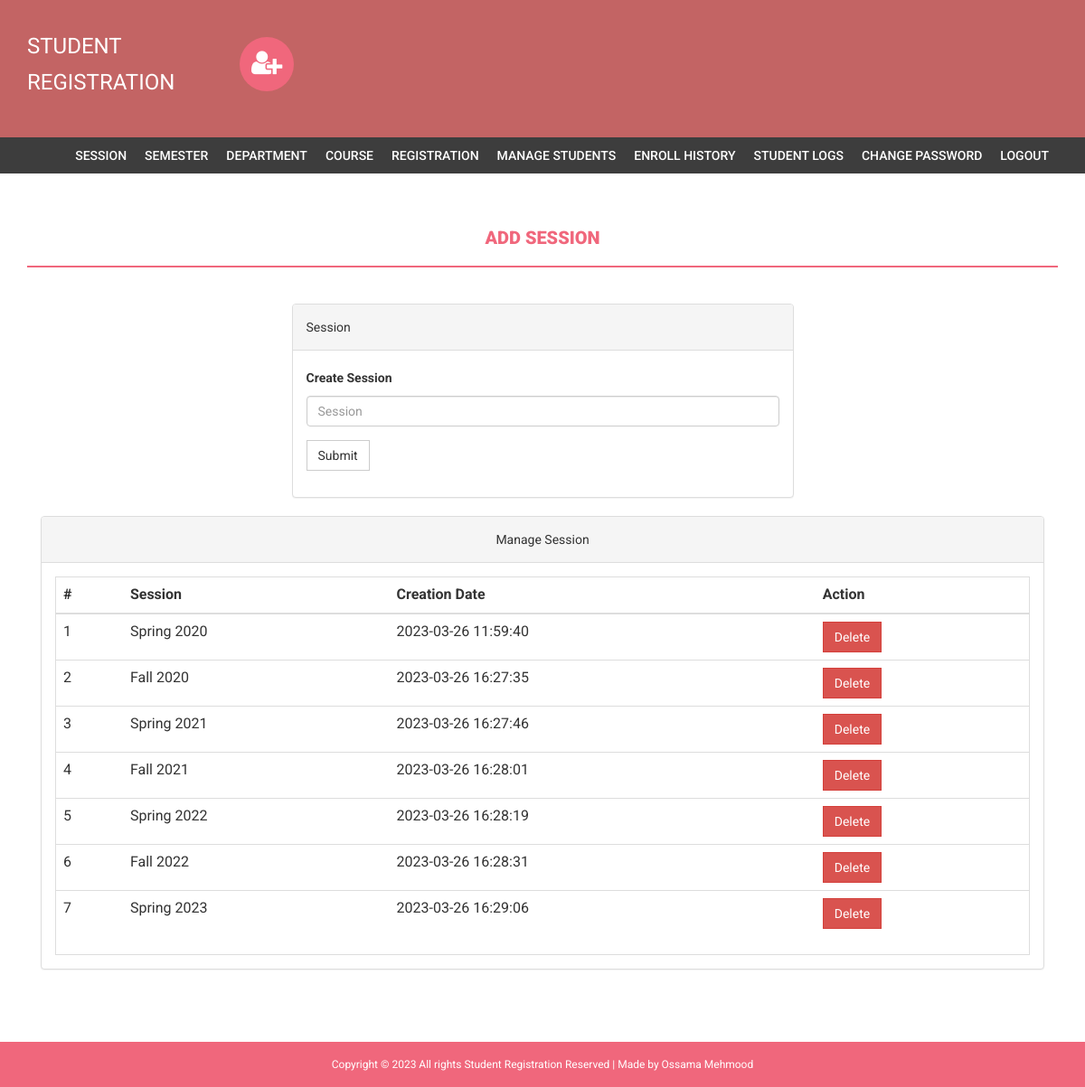
Page /admin/session.php (signed in) on the committed database.
### tables this page shows
CREATE TABLE `session` (
  `id` int(11) NOT NULL,
  `session` varchar(255) NOT NULL,
  `creationDate` timestamp NOT NULL DEFAULT current_timestamp()
);

### admin/session.php (the view, shortened to what this page needs)
<?php
if(strlen($_SESSION['alogin'])==0)
    {
header('location:index.php');
}
else{
?>
<!DOCTYPE html>
<html xmlns="http://www.w3.org/1999/xhtml">
<head>
    <link href="assets/css/bootstrap.css" rel="stylesheet" />
    <link href="assets/css/font-awesome.css" rel="stylesheet" />
    <link href="assets/css/style.css" rel="stylesheet" />
</head>
<body>
<?php include('includes/header.php');?>
<?php if($_SESSION['alogin']!="")
{
 include('includes/menubar.php');
}
 ?>
    <div class="content-wrapper">
        <div class="container">
              <div class="row">
                    <div class="col-md-12">
                        <h1 class="page-head-line">Add session  </h1>
                    </div>
                </div>
                <div class="row" >
                  <div class="col-md-3"></div>
                    <div class="col-md-6">
                        <div class="panel panel-default">
                        <div class="panel-heading">
                           Session
                        </div>
                        <div class="panel-body">
                       <form name="session" method="post">
   <div class="form-group">
    <label for="session">Create Session </label>
    <input type="text" class="form-control" id="sesssion" name="sesssion" placeholder="Session" />
  </div>
 <button type="submit" name="submit" class="btn btn-default">Submit</button>
</form>
                            </div>
                            </div>
                    </div>
                </div>
                <div class="col-md-12">
                    <div class="panel panel-default">
                        <div class="panel-heading">
                            Manage Session
                        </div>
                        <div class="panel-body">
                            <div class="table-responsive table-bordered">
                                <table class="table">
                                    <thead>
                                        <tr>
                                            <th>#</th>
                                            <th>Session</th>
                                            <th>Creation Date</th>
                                            <th>Action</th>
                                        </tr>
                                    </thead>
                                    <tbody>
<?php
$sql=mysqli_query($bd, "select * from session");
$cnt=1;
while($row=mysqli_fetch_array($sql))
{
?>
                                        <tr>
                                            <td><?php echo $cnt;?></td>
                                            <td><?php echo htmlentities($row['session']);?></td>
                                            <td><?php echo htmlentities($row['creationDate']);?></td>
                                            <td>
  <a href="session.php?id=<?php echo $row['id']?>&del=delete" onClick="return confirm('Are you sure you want to delete?')">
                                            <button class="btn btn-danger">Delete</button>
</a>
                                            </td>
                                        </tr>
<?php
$cnt++;
} ?>
                                    </tbody>
                                </table>
                            </div>
                        </div>
                    </div>
                </div>
            </div>
        </div>
  <?php include('includes/footer.php');?>
</body>
</html>
<?php } ?>

### admin/assets/css/style.css (style rules this page uses)
body { font-family: 'Roboto', sans-serif; line-height: 30px; }
.content-wrapper { margin-top: 40px; min-height: 600px; padding-bottom: 60px; }
.page-head-line { font-weight: 900; padding-bottom: 20px; border-bottom: 2px solid #F0677C; text-transform: uppercase; color: #F0677C; font-size: 20px; margin-bottom: 40px; }
.btn { border-radius: 0px; -webkit-border-radius: 0px; -moz-border-radius: 0px; }

### admin/includes/footer.php (style rules this page uses)
.col-md-12 { text-align: center; }

### rows in the picture
session: session "Spring 2020", creationDate "2023-03-26 11:59:40"
session: session "Fall 2020", creationDate "2023-03-26 16:27:35"
session: session "Spring 2021", creationDate "2023-03-26 16:27:46"
session: session "Fall 2021", creationDate "2023-03-26 16:28:01"
session: session "Spring 2022", creationDate "2023-03-26 16:28:19"
session: session "Fall 2022", creationDate "2023-03-26 16:28:31"
session: session "Spring 2023", creationDate "2023-03-26 16:29:06"
